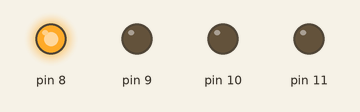
Simulated run of this sketch. Board: Arduino Uno, built with avr-gcc and run on an emulated ATmega328P. Parts: output pins drawn as LEDs (lit = HIGH).

Above: at 0.5 s.
At 3.5 s:
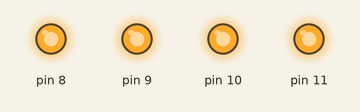
At 4.5 s:
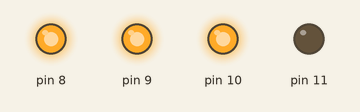
At 7.5 s:
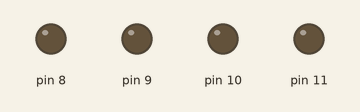
At 9.5 s:
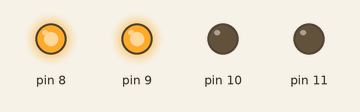
Timing chart, 0 to 10.4 s (numbered marks = the images above):
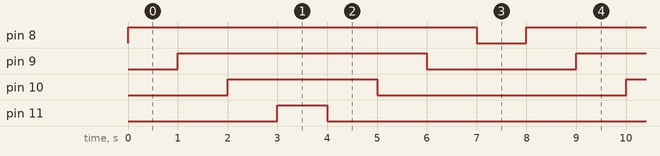

The sketch:

controlledled1.ino
```cpp
void setup() {
  for( int led=8;led<=11;led++){
    pinMode(led,OUTPUT);
  }

}

void loop() {
  for(int led=8;led<=11;led++){
    digitalWrite(led,HIGH);
    delay(1000);
  }
  for(int led=11;led>=8;led--){
    digitalWrite(led,LOW);
    delay(1000);
  }

}
```

Measured:
- by itself, pin 8: alternates HIGH for 7.0 s and LOW for 1.0 s
- by itself, pin 9: alternates HIGH for 5.0 s and LOW for 3.0 s
- by itself, pin 10: alternates HIGH for 3.0 s and LOW for 5.0 s
- by itself, pin 11: alternates HIGH for 1.0 s and LOW for 7.0 s
